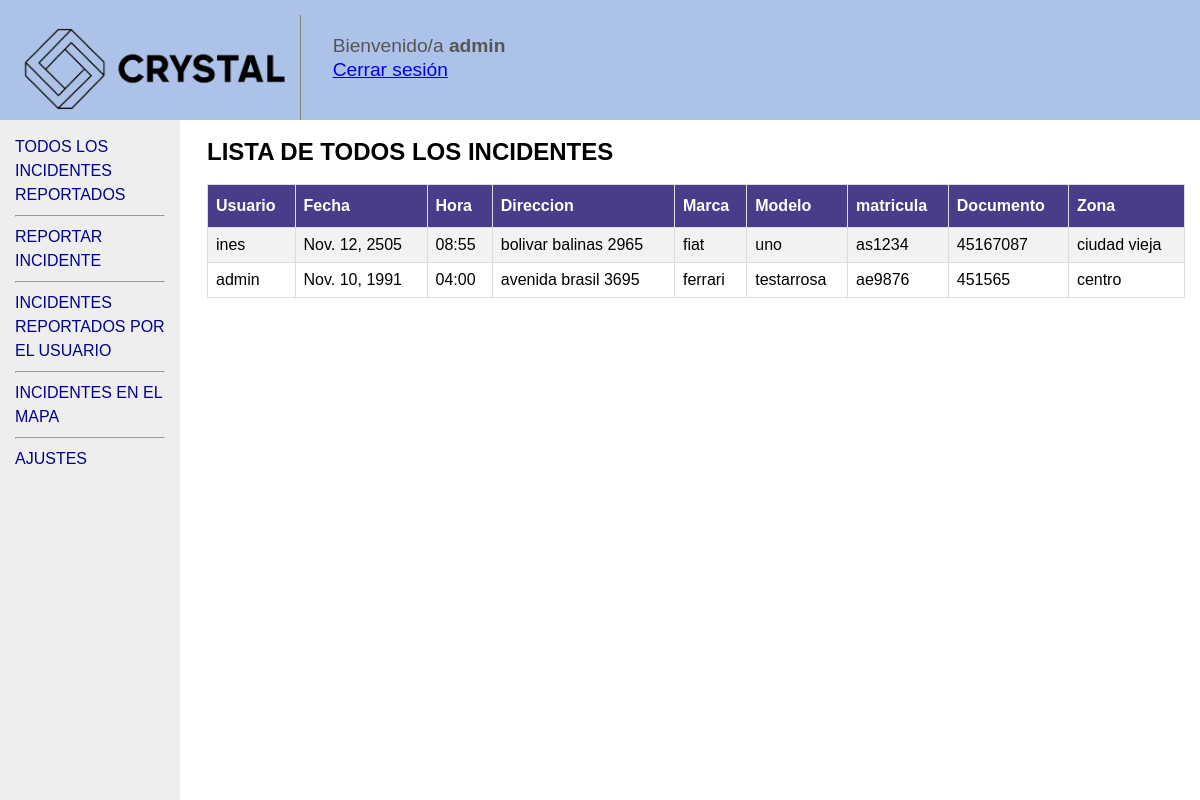
The app's page / (signed in), older data.
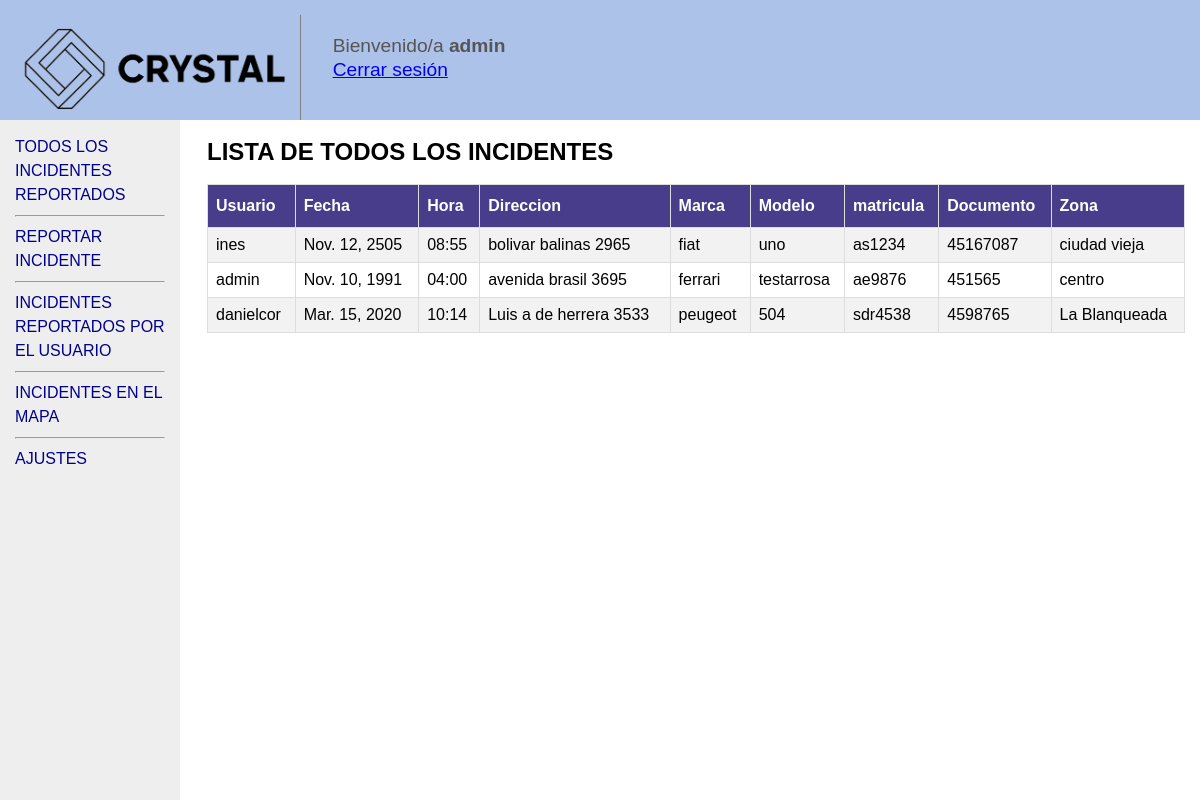
The same page, newer data.
### crystal/models.py (models this page shows)
class incidente(models.Model):
    document = models.CharField(max_length = 50, verbose_name= "Documento")
    date = models.DateField(verbose_name= "Fecha")
    user = models.CharField(max_length = 50, verbose_name= "Usuario")
    hour = models.CharField(max_length = 5, verbose_name= "Hora")
    zone = models.CharField(max_length = 20, verbose_name= "Barrio")
    address = models.CharField(max_length = 50, verbose_name= "Direccion")
    brand = models.CharField(max_length = 50, blank = True, null = True, verbose_name= "Marca")
    model = models.CharField(max_length = 50, blank = True, null = True, verbose_name= "Modelo")
    registrationNumber = models.CharField(max_length = 50, blank = True, null = True, verbose_name= "Matricula")
    created_at = models.DateTimeField(auto_now_add = True)

### crystal/views.py (the view)
# urls.py: path('', views.TodosLosIncidentesReportados),
def TodosLosIncidentesReportados(request):
    if request.user.is_authenticated:
        cursor = connection.cursor()
        cursor.execute('''SELECT * FROM crystal_incidente''')
        row = cursor.fetchall()
        return render(request, 'crystal/TodosLosIncidentesReportados.html',{'var':row})
    return redirect('/index/')

### crystal/templates/crystal/TodosLosIncidentesReportados.html (shortened to what this page needs)
{% extends "baseLayout.html" %}
    {% block content %}
    <h2>LISTA DE TODOS LOS INCIDENTES</h2>
    <table id="incidentes">
      <tr>
          <th>Usuario</th>
          <th>Fecha</th>
          <th>Hora</th>
          <th>Direccion</th>
          <th>Marca</th>
          <th>Modelo</th>
          <th>matricula</th>
          <th>Documento</th>
          <th>Zona</th>
      </tr>
      <ul>
        {% for element in var %}
      <tr>
          <td> {{ element.1}} </td>
          <td> {{ element.2}} </td>
          <td> {{ element.3}} </td>
          <td> {{ element.4}} </td>
          <td> {{ element.5}} </td>
          <td> {{ element.6}} </td>
          <td> {{ element.7}} </td>
          <td> {{ element.9}} </td>
          <td> {{ element.10}} </td>
      </tr>
        {% endfor %}
     </ul>
     {% endblock %}

Row changes from the older to the newer data that the page shows:
added incidente: user "danielcor", element "Mar. 15, 2020", hour "10:14", address "Luis a de herrera 3533", brand "peugeot", model "504", registrationNumber "sdr4538", document "4598765", zone "La Blanqueada"
